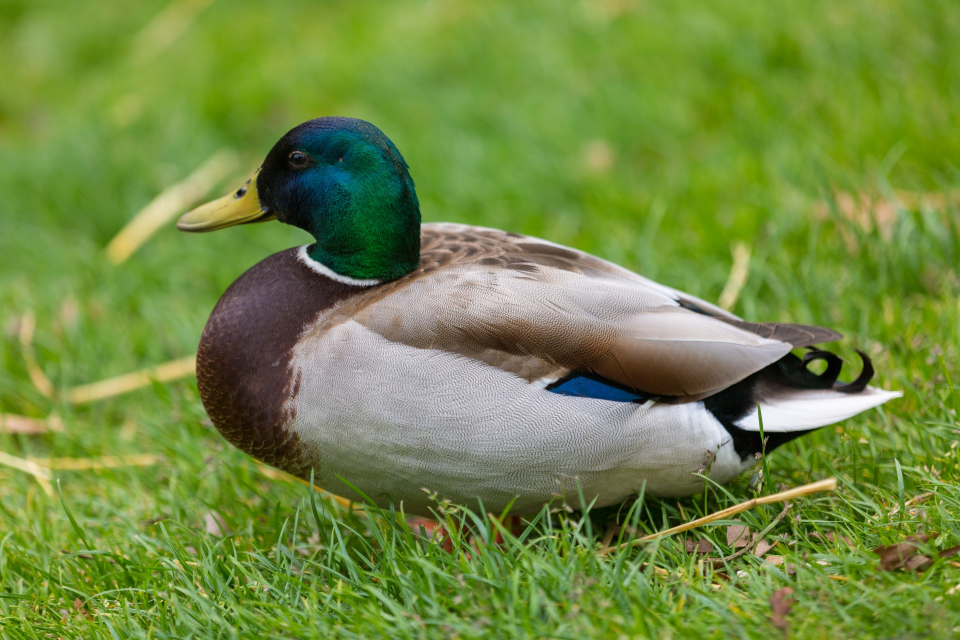
#> input picture assets/mallard.jpg, 1920 x 1280 px, found by its file name (shown at 1/2 size)
$ python resolutions.py
#> lines starting #> are read from the running program, lines starting #| are printed output that depends on the picture
import matplotlib.pyplot as plt
import cv2
import numpy as np

import tools

if __name__ == "__main__":
    original = cv2.imread("assets/mallard.jpg")
#> original is the input picture: shape (1280, 1920, 3); mean B, G, R 66.5, 137.7, 114
    sift = cv2.SIFT_create()

    resolution_number = 3 * 2
    ratio_max = 1
    ratio_min = 0.01

    ratios = np.linspace(ratio_max, ratio_min, resolution_number)
    kp_imgs = []
    kps = []
    for scaling_ratio in ratios:
        img = cv2.resize(
            original,
            None,
            fx=scaling_ratio,
            fy=scaling_ratio,
            interpolation=cv2.INTER_AREA,
        )
        gray = cv2.cvtColor(img, cv2.COLOR_BGR2GRAY)
        kp = sift.detect(gray, None)

        img = cv2.drawKeypoints(
            np.zeros(gray.shape, dtype=np.uint8),
            kp,
            img,
            flags=cv2.DRAW_MATCHES_FLAGS_DRAW_RICH_KEYPOINTS,
        )
        kp_imgs.append(img)
        kps.append(kp)
#> this loop made 6 passes
#> pass 1, `gray = cv2.cvtColor(img, cv2.COLOR_BGR2GRAY)`:
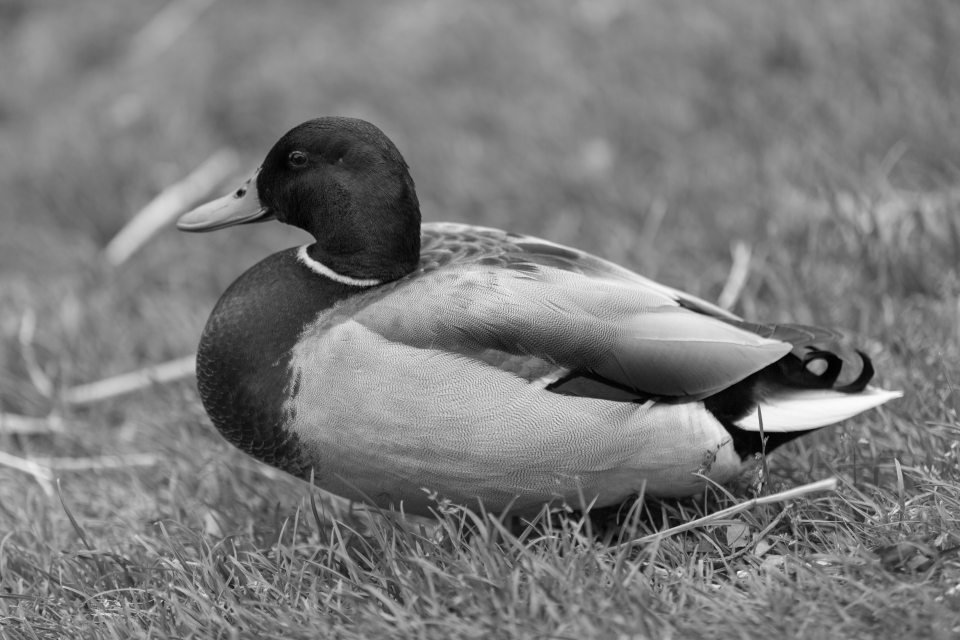
#> gray: shape (1280, 1920) (shown at 1/2 size); min 0, max 252, mean 122.5
#> pass 1, `img = cv2.drawKeypoints( np.zeros(gray.shape, dtype=np.uint8), kp, img..`:
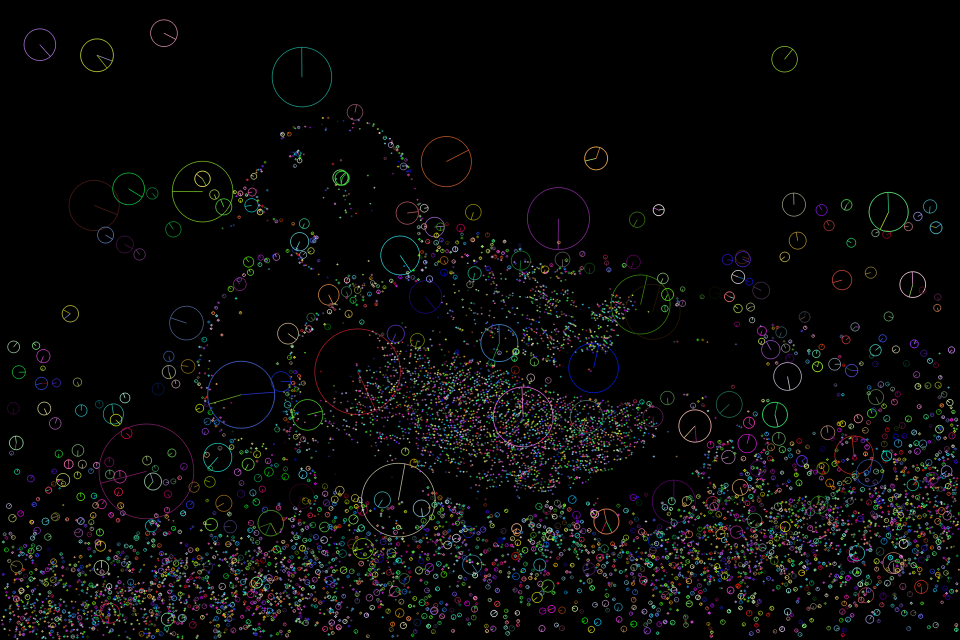
#> img: shape (1280, 1920, 3) (shown at 1/2 size); mean B, G, R 8.2, 8.4, 8.3
#> after the loop, kp_imgs = 6 items; kps = 6 items

    ### Display keypoints images
    plot_per_line = 3
    fig_lines = resolution_number // plot_per_line

    img_fig = plt.subplots(fig_lines, plot_per_line)
    img_fig[0].suptitle("SIFT at different resolutions")

    counter = 0
    for line in range(fig_lines):
        for column in range(plot_per_line):
            scaling_ratio = ratios[counter]

            img_fig[1][line, column].imshow(kp_imgs[counter])
            img_fig[1][line, column].set_title(f"scaling: {round(scaling_ratio, 3)}")
            counter += 1
#> after the loop, counter = 6

    ### Display keypoints variance
    kp_fig = plt.subplots(2, 2)
    kp_fig[0].suptitle("Keypoints variance on scaling")
    kp_fig[1][0, 0].plot(ratios, [len(kp_list) for kp_list in kps])
    kp_fig[1][0, 1].plot(
        ratios,
        [
            max([kp.size for kp in kp_list]) * scale
            for kp_list, scale in zip(kps, ratios)
        ],
    )

    plt.show()
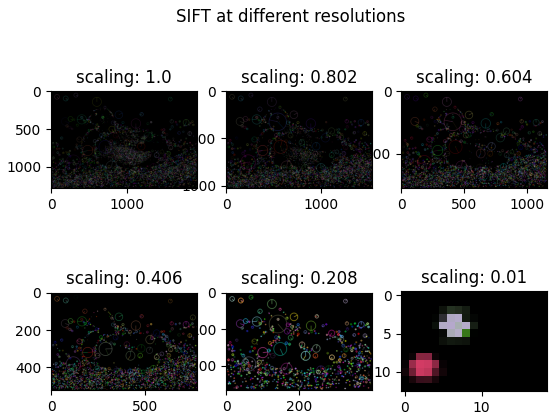
#> figure drawn by matplotlib, 6 panels; B, G, R data is drawn as R, G, B
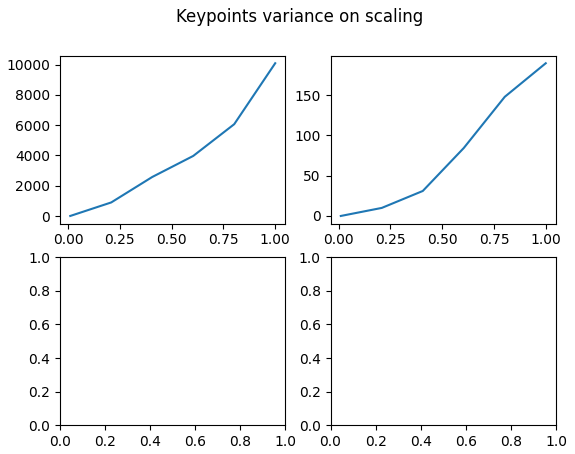
#> figure drawn by matplotlib, 2 panels
